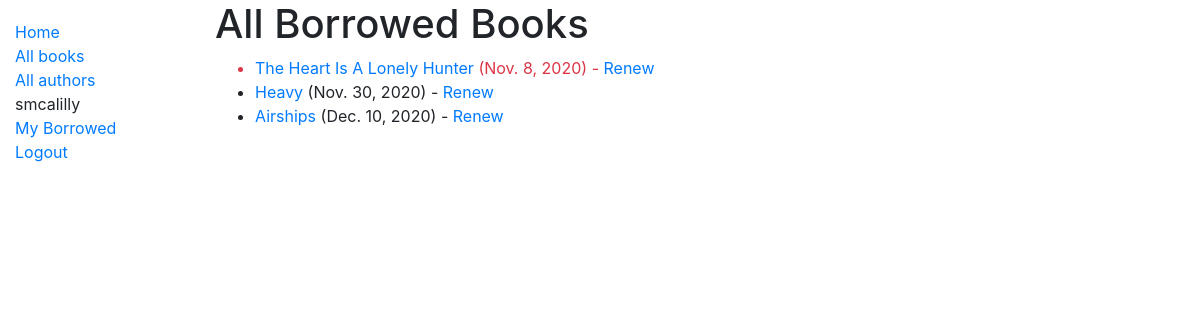
Page /catalog/borrowed/ (signed in) on the committed database.
### catalog/models.py (models this page shows, shortened)
class BookInstance(models.Model):
	id = models. UUIDField(primary_key=True, default=uuid.uuid4, help_text='Unique ID for this particular book across whole library')
	book = models.ForeignKey('Book', on_delete=models.SET_NULL, null=True)
	imprint = models.CharField(max_length=200)
	due_back = models.DateField(null=True, blank=True)
	borrower = models.ForeignKey(User, on_delete=models.SET_NULL, null=True, blank=True)
	LOAN_STATUS = (
		('m', 'Maintenance'),
		('o', 'On loan'),
		('a', 'Available'),
		('r', 'Reserved'),
	)
	status = models.CharField(
		max_length=1,
		choices=LOAN_STATUS,
		blank=True,
		default='m',
		help_text='Book availability'
	)
	@property
	def is_overdue(self):
		if self.due_back and date.today() > self.due_back:
			return True
		return False
	class Meta:
		ordering = ['due_back']
		permissions = (("can_mark_returned", "Set book as returned"),)

class Book(models.Model):
	title = models.CharField(max_length=200)
	author = models.ForeignKey('Author', on_delete=models.SET_NULL, null=True)
	summary = models.TextField(max_length=1000, help_text='Enter a brief description of the book')
	isbn = models.CharField('ISBN', max_length=13, unique=True, help_text='13 character unique ISBN number')
	genre = models.ManyToManyField(Genre, help_text='Select a genre for this book')
	language = models.ForeignKey('Language', on_delete=models.SET_NULL, null=True)
	class Meta:
		ordering = ['title', 'author']
	def display_genre(self):
		"""Create a string for the Genre. This is required to display genre in admin site."""
		return ', '.join(genre.name for genre in self.genre.all()[:3])
	display_genre.short_description = 'Genre'

### catalog/views.py (the view)
# urls.py: path('borrowed/', views.AllBorrowedBooksListView.as_view(), name='borrowed'),
class AllBorrowedBooksListView(PermissionRequiredMixin, generic.ListView):
	model = BookInstance
	template_name = 'catalog/bookinstance_list_all_borrowed.html'
	paginate_by = 10
	permission_required = 'catalog.can_mark_returned'

### catalog/templates/catalog/bookinstance_list_all_borrowed.html
{% extends "base_generic.html" %}
{% block content %}
    <h1>All Borrowed Books</h1>
    {% if bookinstance_list %}
    <ul>
      {% for bookinst in bookinstance_list %}
      <li class="{% if bookinst.is_overdue %}text-danger{% endif %}">
        <a href="{% url 'book_detail' bookinst.book.pk %}">{{bookinst.book.title}}</a> ({{ bookinst.due_back }})
        {% if perms.catalog.can_mark_returned %}- <a href="{% url 'renew-book-librarian' bookinst.id %}">Renew</a>  {% endif %}
      </li>
      {% endfor %}
    </ul>
    {% else %}
      <p>There are no books borrowed.</p>
    {% endif %}
{% endblock %}

### catalog/templates/base_generic.html (shortened to what this page needs)
<!DOCTYPE html>
<html lang="en">
<head>
  	<link rel="stylesheet" href="https://stackpath.bootstrapcdn.com/bootstrap/4.1.3/css/bootstrap.min.css">
  	{% load static %}
  	<link rel="stylesheet" href="{% static 'css/styles.css' %}">
</head>
<body>
	<div class="container-fluid">
		<div class="row">
			<div class="col-sm-2">
			{% block sidebar %}
				<ul class="sidebar-nav">
					<li><a href="{% url 'index' %}">Home</a></li>
					<li><a href="{% url 'books' %}">All books</a></li>
          			<li><a href="{% url 'authors' %}">All authors</a></li>
          			{% if user.is_authenticated %}
          				<li>{{ user.get_username }}</li>
          				<li><a href="{% url 'my-borrowed' %}">My Borrowed</a></li>
          				<li><a href="{% url 'logout'%}?next={{request.path}}">Logout</a></li>
          			{% else %}
          				<li><a href="{% url 'login'%}?next={{request.path}}">Login</a></li>
          			{% endif %}
				</ul>
			{% endblock %}
			</div>
			<div class="col-sm-10 ">
				{% block content %}
				{% endblock %}
			</div>
		</div>
	</div>
</body>
</html>

### catalog/static/css/styles.css (style rules this page uses)
.sidebar-nav { margin-top: 20px; padding: 0; list-style: none; }

### rows in the picture
BookInstance: book "The Heart Is A Lonely Hunter", due_back "Nov. 8, 2020"
BookInstance: book "Heavy", due_back "Nov. 30, 2020"
BookInstance: book "Airships", due_back "Dec. 10, 2020"

### other values in the picture
{{ user.get_username }} "smcalilly"
